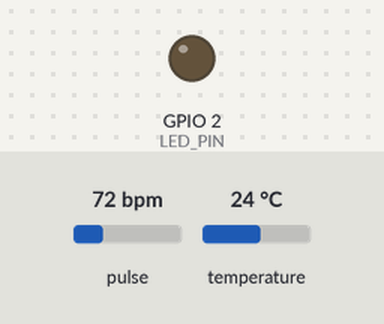
Recording of a sketch running on a simulated ESP32. Shown: output pins drawn as LEDs (lit = HIGH). The test bench sets the inputs (shaded band); at power-on: pulse 72 bpm, temperature 24 °C. WiFi joins after 1.5 s; servers stay silent unless stated; uploads are accepted with an empty reply; random numbers use the default seed unless the sketch sets one; what the sketch prints to the serial monitor is not drawn.

Above: at 16.1 s.
At 31.15 s:
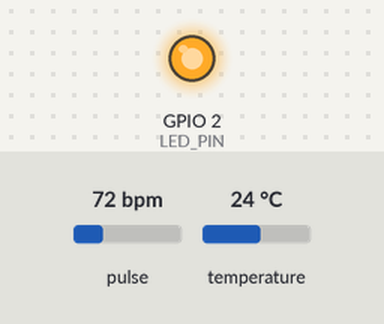
Timing chart, 0 to 41.2 s (numbered marks = the images above):
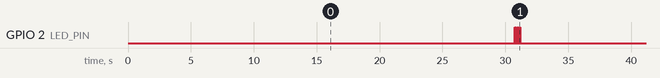

The sketch:

firmware.ino
```cpp
/*
 * Smart Rehab & Green Center — ESP32 Biometric Bracelet Firmware
 * =============================================================
 * Hardware:
 *   - ESP32 DevKit v1
 *   - MAX30102  heart-rate + SpO2 sensor  (I2C: SDA=21, SCL=22)
 *   - DS18B20   body temperature sensor   (OneWire: GPIO 4)
 *   - MPU-6050  accelerometer/gyro        (I2C shared)
 *
 * Arduino Libraries (install via Library Manager):
 *   ArduinoJson, MAX30105 (SparkFun), DallasTemperature, OneWire, MPU6050_tockn
 */

#include <WiFi.h>
#include <HTTPClient.h>
#include <ArduinoJson.h>
#include <Wire.h>
#include "MAX30105.h"
#include "heartRate.h"
#include <OneWire.h>
#include <DallasTemperature.h>

// ─── Configuration ─────────────────────────────────────────────────────────
const char* WIFI_SSID      = "SmartRehab_WiFi";
const char* WIFI_PASSWORD  = "rehab2025secure";
const char* API_URL        = "http://192.168.1.100:4000/api/iot/ingest";
const char* IOT_API_KEY    = "iot_secret_key_esp32_2025"; // matches backend
const char* DEVICE_ID      = "ESP32-BRACELET-001";
const char* RESIDENT_ID    = "1";  // Set this per bracelet during provisioning

#define ONE_WIRE_BUS       4
#define LED_PIN            2
#define SEND_INTERVAL_MS   30000   // send every 30 seconds

// ─── Globals ───────────────────────────────────────────────────────────────
MAX30105           pulseSensor;
OneWire            oneWire(ONE_WIRE_BUS);
DallasTemperature  tempSensor(&oneWire);

byte   rateSamples[4];
byte   rateSpot    = 0;
long   lastBeat    = 0;
float  bpm         = 0;
int    bpmAvg      = 0;
int    stepCount   = 0;
long   lastIR      = 0;
unsigned long lastSend = 0;

// ─── Setup ─────────────────────────────────────────────────────────────────
void setup() {
  Serial.begin(115200);
  pinMode(LED_PIN, OUTPUT);
  Serial.println("\n🌿 Smart Rehab ESP32 starting...");

  // WiFi
  WiFi.begin(WIFI_SSID, WIFI_PASSWORD);
  Serial.print("Connecting WiFi");
  for (int i = 0; WiFi.status() != WL_CONNECTED && i < 20; i++) {
    delay(500); Serial.print(".");
  }
  if (WiFi.status() == WL_CONNECTED) {
    Serial.printf("\n✅ WiFi: %s\n", WiFi.localIP().toString().c_str());
  } else {
    Serial.println("\n⚠️  WiFi failed — offline mode");
  }

  // MAX30102 pulse sensor
  if (!pulseSensor.begin(Wire, I2C_SPEED_FAST)) {
    Serial.println("❌ MAX30102 not found — check wiring");
  } else {
    pulseSensor.setup();
    pulseSensor.setPulseAmplitudeRed(0x0A);
    pulseSensor.setPulseAmplitudeGreen(0);
    Serial.println("✅ MAX30102 ready");
  }

  // DS18B20 temperature
  tempSensor.begin();
  Serial.println("✅ DS18B20 ready");
  Serial.printf("Resident ID: %s  Device: %s\n\n", RESIDENT_ID, DEVICE_ID);
}

// ─── Heart rate reading ─────────────────────────────────────────────────────
int readHeartRate() {
  long ir = pulseSensor.getIR();
  if (checkForBeat(ir)) {
    long delta = millis() - lastBeat;
    lastBeat   = millis();
    bpm        = 60.0 / (delta / 1000.0);
    if (bpm > 20 && bpm < 255) {
      rateSamples[rateSpot++] = (byte)bpm;
      rateSpot %= 4;
      bpmAvg = 0;
      for (int i = 0; i < 4; i++) bpmAvg += rateSamples[i];
      bpmAvg /= 4;
    }
  }
  // Detect steps via IR threshold crossing (simplified)
  if (ir > 50000 && lastIR <= 50000) stepCount++;
  lastIR = ir;
  return bpmAvg;
}

// ─── Temperature reading ────────────────────────────────────────────────────
float readTemperature() {
  tempSensor.requestTemperatures();
  float t = tempSensor.getTempCByIndex(0);
  return (t == DEVICE_DISCONNECTED_C) ? 0.0f : t;
}

// ─── Send to API ────────────────────────────────────────────────────────────
bool sendData(int hr, float temp, int steps) {
  if (WiFi.status() != WL_CONNECTED) return false;

  HTTPClient http;
  http.begin(API_URL);
  http.addHeader("Content-Type", "application/json");
  http.addHeader("x-api-key", IOT_API_KEY);

  StaticJsonDocument<256> doc;
  doc["device_id"]    = DEVICE_ID;
  doc["resident_id"]  = atoi(RESIDENT_ID);
  doc["heart_rate"]   = hr;
  doc["temperature"]  = temp;
  doc["steps"]        = steps;
  doc["spo2"]         = 97 + random(-2, 3);  // SpO2 estimate (use proper algo for real)

  String body;
  serializeJson(doc, body);

  Serial.printf("📡 HR=%d bpm  T=%.1f°C  Steps=%d\n", hr, temp, steps);

  int code = http.POST(body);
  http.end();

  if (code == 201) {
    Serial.println("✅ Sent");
    return true;
  }
  Serial.printf("❌ HTTP %d\n", code);
  return false;
}

// ─── LED feedback ───────────────────────────────────────────────────────────
void blink(int times, int ms = 100) {
  for (int i = 0; i < times; i++) {
    digitalWrite(LED_PIN, HIGH); delay(ms);
    digitalWrite(LED_PIN, LOW);  delay(ms);
  }
}

// ─── Main loop ──────────────────────────────────────────────────────────────
void loop() {
  int   hr   = readHeartRate();
  float temp = readTemperature();

  if (millis() - lastSend >= SEND_INTERVAL_MS) {
    lastSend = millis();
    bool ok = sendData(hr, temp, stepCount);
    stepCount = 0;
    ok ? blink(2) : blink(5, 50);
  }

  delay(10);
}

/*
 * WIRING
 * ──────
 * MAX30102:  VIN→3.3V  GND→GND  SCL→GPIO22  SDA→GPIO21
 * DS18B20:   VCC→3.3V  GND→GND  DATA→GPIO4  (4.7kΩ pull-up to 3.3V)
 * Status LED: GPIO2 → 220Ω → LED+ → LED- → GND
 */
```

Measured:
- by itself, GPIO 2 (LED_PIN): repeats every 30.5 s: 4 × (LOW 0.05 s, HIGH 0.05 s), LOW 30.1 s, HIGH 0.05 s
- by itself, everything shown: repeats every 30.5 s, in 4 steps
